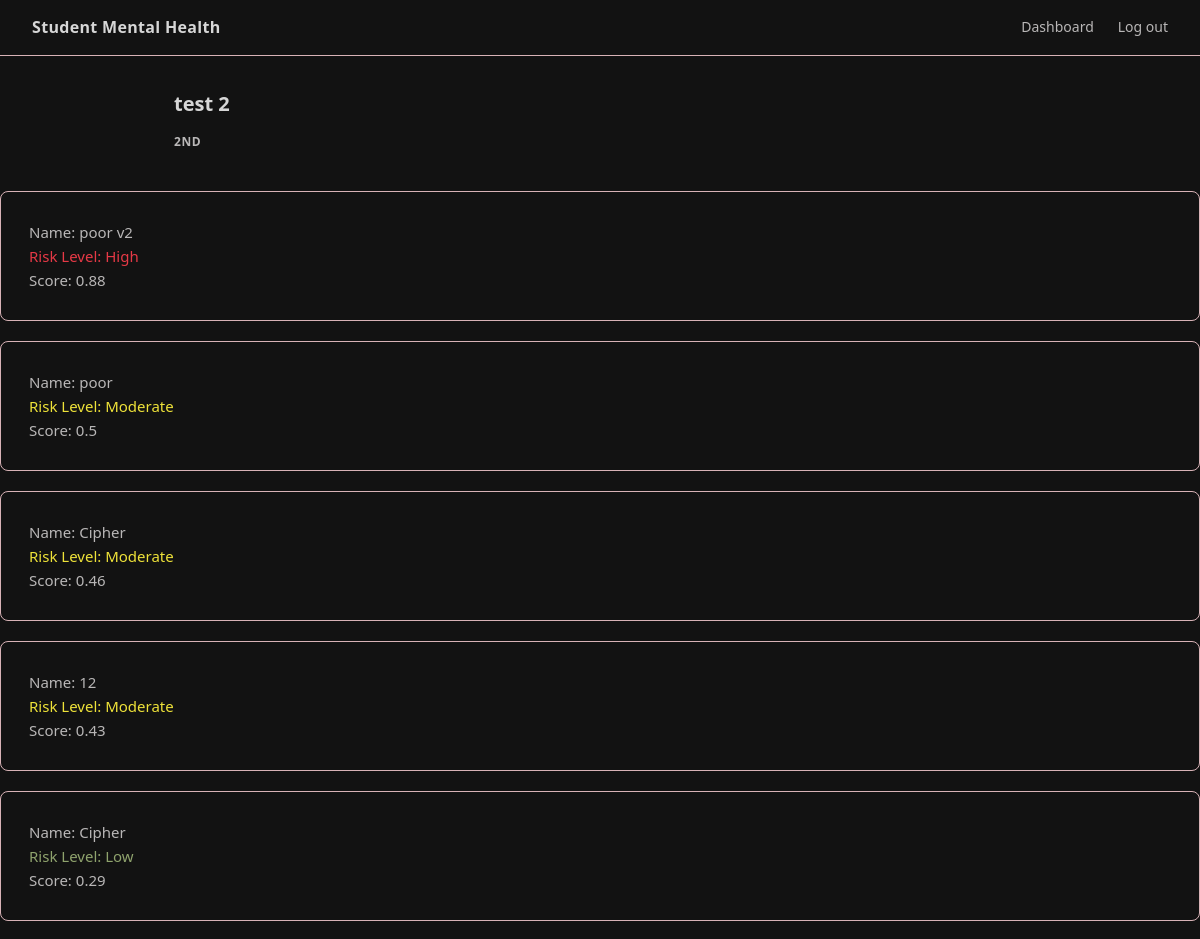
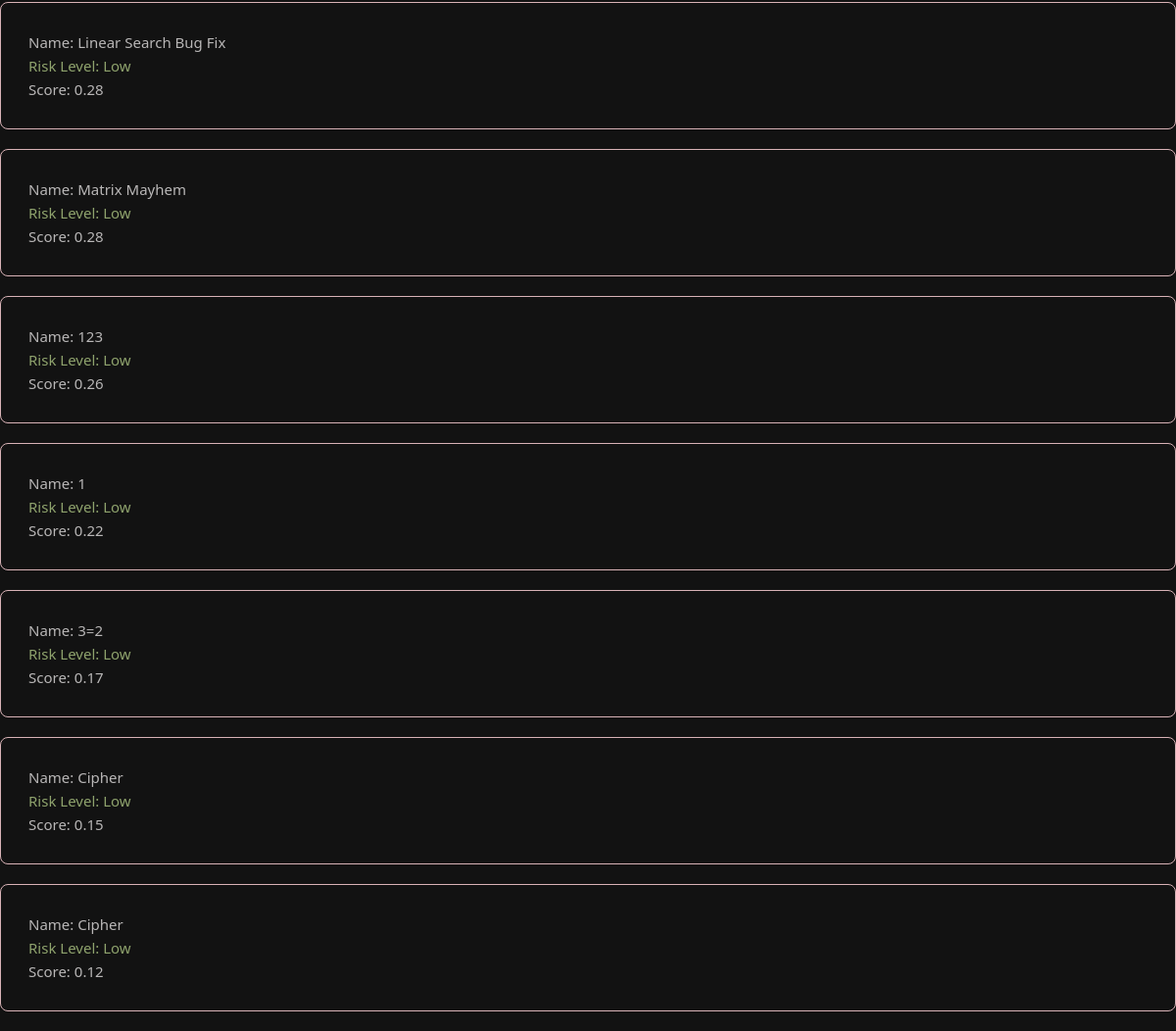
Page /admin-dashboard/Da7Qq/details/ (signed in) on the committed database (2 pictures, top to bottom).
### core/models.py (models this page shows, shortened)
class Survey(models.Model):
    id          = models.CharField(max_length=5, primary_key=True)
    title       = models.CharField(max_length=200)
    description = models.TextField(blank=True)
    is_active   = models.BooleanField(default=True)
    created_at  = models.DateTimeField(auto_now_add=True)
    closed_at   = models.DateTimeField(null=True, blank=True)

class PredictionResult(models.Model):
    RISK_CHOICES = [
        ("Low",      "Low"),
        ("Moderate", "Moderate"),
        ("High",     "High"),
    ]
    response   = models.OneToOneField(SurveyResponse, on_delete=models.CASCADE)
    risk_score = models.FloatField()
    prediction = models.IntegerField()
    risk_level = models.CharField(max_length=10, choices=RISK_CHOICES)
    created_at = models.DateTimeField(auto_now_add=True)

class SurveyResponse(models.Model):
    SLEEP_CHOICES = [
        ("less than 5 hours", "Less than 5 hours"),
        ("5-6 hours",         "5-6 hours"),
        ("7-8 hours",         "7-8 hours"),
        ("more than 8 hours", "More than 8 hours"),
        ("others",            "Others"),
    ]
    DIETARY_CHOICES = [
        ("Healthy",   "Healthy"),
        ("Moderate",  "Moderate"),
        ("Unhealthy", "Unhealthy"),
        ("Others",    "Others"),
    ]
    survey  = models.ForeignKey(Survey, on_delete=models.CASCADE)
    student = models.ForeignKey(Student, on_delete=models.CASCADE)
    age                = models.FloatField()
    gender             = models.CharField(max_length=10)
    cgpa               = models.FloatField()
    academic_pressure  = models.IntegerField()
    work_pressure      = models.IntegerField(default=0)
    study_satisfaction = models.IntegerField()
    job_satisfaction   = models.IntegerField(default=0)
    work_study_hours   = models.FloatField()
    sleep_duration     = models.CharField(max_length=50, choices=SLEEP_CHOICES)
    dietary_habits     = models.CharField(max_length=50, choices=DIETARY_CHOICES)
    suicidal_thoughts  = models.CharField(max_length=10)
    family_history     = models.CharField(max_length=10)
    financial_stress   = models.CharField(max_length=10)
    created_at = models.DateTimeField(auto_now_add=True)

class Student(models.Model):
    name  = models.CharField(max_length=100)
    email = models.EmailField()

### core/views.py (the view)
# urls.py: path("admin-dashboard/<str:survey_id>/details/",   views.survey_details,  name="survey_details"),
@login_required
@user_passes_test(_is_admin)
def survey_details(request, survey_id):
    survey    = get_object_or_404(Survey, id=survey_id)
    responses = SurveyResponse.objects.filter(survey=survey).select_related(
        "student", "predictionresult"
    ).order_by("-created_at")
    predictions = PredictionResult.objects.select_related("response__student").order_by("-risk_score")
    return render(request, "survey_details.html", {
        "survey":    survey,
        "prediction": predictions,
        "responses": responses,
    })

### core/views.py (called while the page is built)
def _is_admin(user) -> bool:
    return user.is_authenticated and user.is_staff

### core/templates/survey_details.html (shortened to what this page needs)
{% extends "base.html" %}
{% block content %}
<div class="container">
    <h2>{{ survey.title }}</h2>
    <h3>{{ survey.description }}</h3>
</div>
{% for p in prediction %}
<a href="{% url 'student_detail' p.response.id %}" class="link" >
 <p class="card" >
    {% if p.risk_score >= 0.70 %}
        Name: {{ p.response.student.name }} <br>
         <text style="color : var(--negative)">Risk Level: High <br></text>
        Score: {{ p.risk_score }}
    {% elif p.risk_score > 0.30 %}
        Name: {{ p.response.student.name }} <br>
        <text style="color : var(--neutral)">Risk Level: Moderate <br></text>
        Score: {{ p.risk_score }}
    {% else %}
        Name: {{ p.response.student.name }} <br>
         <text style="color : var(--positive)">Risk Level: Low <br></text>
        Score: {{ p.risk_score }}
    {% endif %}
</p>
   </a>
{% endfor %}
{% endblock %}

### core/templates/base.html (style rules this page uses)
*, *::before, *::after { box-sizing: border-box; margin: 0; padding: 0; }
:root { --bg: #121212; --surface: #121212; --card: #121212; --border: #D8B2B6; --accent: #f4a261; --accent2: #f4a261; --positive: #8FA36D; --neutral: #eee239; --negative: #e63946; --text: #d6d6d6; --muted: #b9b7b7; ; --radius: 8px; }
body { font-family: "Segoe UI", system-ui, sans-serif; background: var(--bg); color: var(--text); min-height: 100vh; font-size: 15px; line-height: 1.6; }
.container { max-width: 900px; margin: 0 auto; padding: 2rem 1.5rem; }
.card { background: var(--surface); border: 1px solid var(--border); border-radius: var(--radius); padding: 1.75rem; margin-bottom: 1.25rem; }
h2 { font-size: 1.25rem; font-weight: 600; margin-bottom: 0.75rem; }
h3 { font-size: 1rem; font-weight: 600; margin-bottom: 0.5rem; color: var(--muted); text-transform: uppercase; letter-spacing: 0.05em; font-size: 0.75rem; }
p { color: var(--muted); margin-bottom: 1rem; }
.link { text-decoration:none; }

### rows in the picture
Survey: title "test 2", description "2ND"
PredictionResult: response.student.name "poor v2", risk_score "0.88"
PredictionResult: response.student.name "poor", risk_score "0.5"
PredictionResult: response.student.name "Cipher", risk_score "0.46"
PredictionResult: response.student.name "12", risk_score "0.43"
PredictionResult: response.student.name "Cipher", risk_score "0.29"
PredictionResult: response.student.name "Linear Search Bug Fix", risk_score "0.28"
PredictionResult: response.student.name "Matrix Mayhem", risk_score "0.28"
PredictionResult: response.student.name "123", risk_score "0.26"
PredictionResult: response.student.name "1", risk_score "0.22"
PredictionResult: response.student.name "3=2", risk_score "0.17"
PredictionResult: response.student.name "Cipher", risk_score "0.15"
PredictionResult: response.student.name "Cipher", risk_score "0.12"
